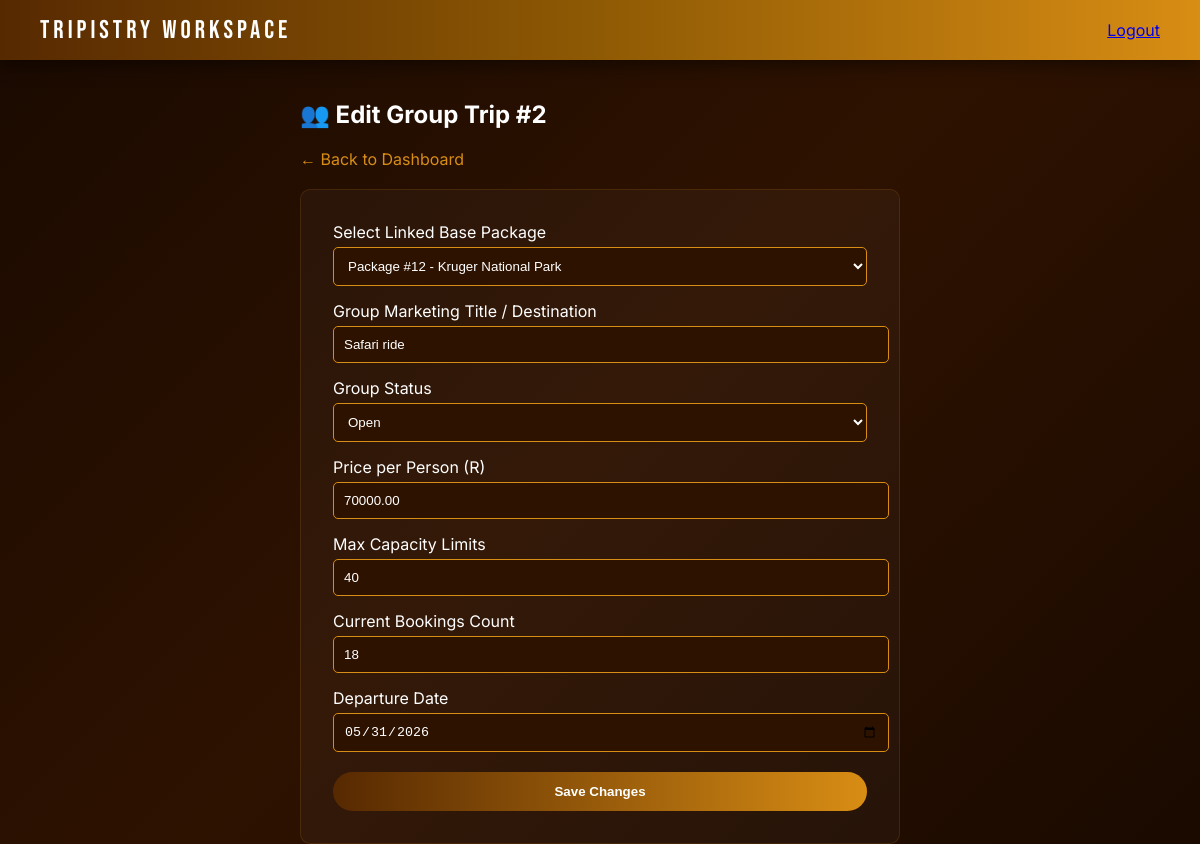
The page /agency/group_form.php?id=2 (signed in) on the database its author committed.
### tables this page shows
CREATE TABLE `group_booking` (
  `group_booking_ID` int(11) NOT NULL,
  `package_ID` int(11) NOT NULL,
  `agency_ID` int(11) NOT NULL,
  `traveler_ID` int(11) DEFAULT NULL,
  `destination` varchar(255) DEFAULT NULL,
  `status` enum('Open','Full','Departing','Completed','Cancelled') DEFAULT 'Open',
  `price_per_person` decimal(10,2) NOT NULL,
  `max_capacity` int(11) NOT NULL,
  `current_capacity` int(11) DEFAULT 1,
  `departure_date` date NOT NULL,
  `return_date` date DEFAULT NULL,
  `booking_date` date DEFAULT curdate(),
  `payment_status` enum('Pending','Paid','Refunded') DEFAULT 'Pending',
  `description` text DEFAULT NULL
);

### agency/group_form.php (the view, shortened to what this page needs)
<?php
$pdo       = get_db();
$agency_id = $_SESSION['agency_id'];
$group_id       = isset($_GET['id'])  ? (int)$_GET['id']  : null;
$preselect_pkg  = isset($_GET['pkg']) ? (int)$_GET['pkg'] : null;
$is_edit        = $group_id !== null;
$grp = [
    'package_ID'       => $preselect_pkg ?? '',
    'traveler_ID'      => null,
    'destination'      => '',
    'status'           => 'Open',
    'price_per_person' => '',
    'max_capacity'     => '',
    'current_capacity' => 0,
    'departure_date'   => '',
];
if ($is_edit) {
    $stmt = $pdo->prepare('SELECT * FROM group_booking WHERE group_booking_ID = ? AND agency_ID = ?');
    $stmt->execute([$group_id, $agency_id]);
    $grp = $stmt->fetch();
}
$packages = $pdo->prepare('SELECT package_ID, package_name FROM travel_package WHERE agency_ID = ?');
$packages->execute([$agency_id]);
$package_list = $packages->fetchAll();
?>
<!DOCTYPE html>
<html lang="en">
<head>
    <link rel="stylesheet" href="/tripistry/css/dashboard.css">
</head>
<body>
<nav class="nav">
  <a href="/tripistry/agency/dashboard.php" class="nav-brand">Tripistry Workspace</a>
  <div class="nav-links"><a href="/tripistry/logout.php" class="btn-logout">Logout</a></div>
</nav>
<div class="main-container" style="padding-top: 80px; max-width: 600px; margin: 0 auto;">
  <h2><?= $is_edit ? '👥 Edit Group Trip #' . htmlspecialchars($group_id) : '👥 Setup New Group Trip' ?></h2>
  <a href="/tripistry/agency/dashboard.php" style="color:#d88d14; text-decoration:none;">← Back to Dashboard</a>
  <br><br>
  <form method="POST" class="form-card" style="background:rgba(255,255,255,0.03); padding:2rem; border-radius:10px; border:1px solid rgba(216,141,20,0.15);">
    <div style="margin-bottom:15px;">
      <label style="display:block; margin-bottom:5px;">Select Linked Base Package</label>
      <select name="package_ID" style="width:100%; padding:10px; background:#2e1200; color:white; border:1px solid #d88d14; border-radius:5px;" required>
        <?php foreach ($package_list as $p): ?>
          <option value="<?= $p['package_ID'] ?>" <?= $grp['package_ID'] == $p['package_ID'] ? 'selected' : '' ?>>
             Package #<?= $p['package_ID'] ?> - <?= htmlspecialchars($p['package_name'] ?? 'Unnamed') ?>
          </option>
        <?php endforeach; ?>
      </select>
    </div>
    <div style="margin-bottom:15px;">
      <label style="display:block; margin-bottom:5px;">Group Marketing Title / Destination</label>
      <input type="text" name="destination" value="<?= htmlspecialchars($grp['destination']) ?>" style="width:100%; padding:10px; background:#2e1200; color:white; border:1px solid #d88d14; border-radius:5px;" required>
    </div>
    <div style="margin-bottom:15px;">
      <label style="display:block; margin-bottom:5px;">Group Status</label>
      <select name="status" style="width:100%; padding:10px; background:#2e1200; color:white; border:1px solid #d88d14; border-radius:5px;">
         <option value="Open" <?= ($grp['status'] ?? '') === 'Open' ? 'selected' : '' ?>>Open</option>
      </select>
    </div>
    <div style="margin-bottom:15px;">
      <label style="display:block; margin-bottom:5px;">Price per Person (R)</label>
      <input type="number" name="price" step="0.01" value="<?= htmlspecialchars($grp['price_per_person']) ?>" style="width:100%; padding:10px; background:#2e1200; color:white; border:1px solid #d88d14; border-radius:5px;" required>
    </div>
    <div style="margin-bottom:15px;">
      <label style="display:block; margin-bottom:5px;">Max Capacity Limits</label>
      <input type="number" name="max_capacity" value="<?= htmlspecialchars($grp['max_capacity']) ?>" style="width:100%; padding:10px; background:#2e1200; color:white; border:1px solid #d88d14; border-radius:5px;" required>
    </div>
    <div style="margin-bottom:15px;">
      <label style="display:block; margin-bottom:5px;">Current Bookings Count</label>
      <input type="number" name="current_capacity" value="<?= htmlspecialchars($grp['current_capacity']) ?>" style="width:100%; padding:10px; background:#2e1200; color:white; border:1px solid #d88d14; border-radius:5px;">
    </div>
    <div style="margin-bottom:20px;">
      <label style="display:block; margin-bottom:5px;">Departure Date</label>
      <input type="date" name="duration" value="<?= htmlspecialchars($grp['departure_date']) ?>" style="width:100%; padding:10px; background:#2e1200; color:white; border:1px solid #d88d14; border-radius:5px;" required>
    </div>
    <button type="submit" style="cursor:pointer; width:100%; padding:12px; border:none; border-radius:50px; background:linear-gradient(to right, #572901, #d88d14); color:white; font-weight:bold;">
        <?= $is_edit ? 'Save Changes' : 'Create Group Trip' ?>
    </button>
  </form>
</div>
</body>
</html>

### css/dashboard.css (style rules this page uses)
html, body { margin: 0; padding: 0; min-height: 100vh; }
body { background: linear-gradient(135deg, #1a0a00, #2e1200, #1a0a00); background-attachment: fixed; min-height: 100vh; font-family: 'Inter', sans-serif; color: white; }
.nav { position: fixed; top: 0; left: 0; right: 0; height: 60px; background: linear-gradient(to right, #572901, #8f5a04, #d88d14); display: flex; align-items: center; justify-content: space-between; padding: 0 40px; z-index: 1000; box-shadow: 0 4px 20px rgba(0,0,0,0.5); }
.nav-brand { font-family: 'Bebas Neue', sans-serif; font-size: 1.6rem; letter-spacing: 4px; color: white; text-decoration: none; }

### rows shown on the page
group_booking: package_ID "Package #12 - Kruger National Park", destination "Safari ride", status "Open", price "70000.00", max_capacity "40", current_capacity "18", duration "05/31/2026"

### other values the page prints
$group_id "2"
